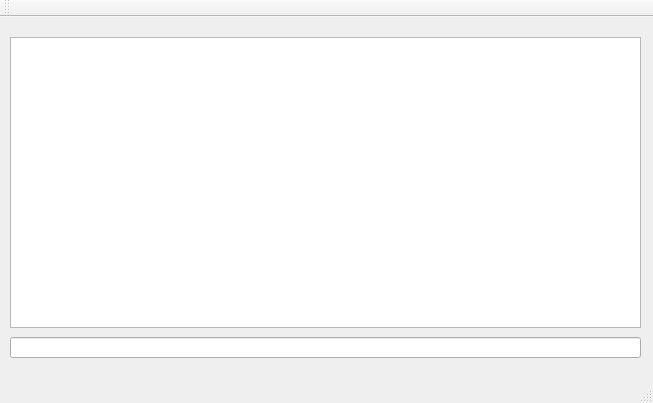
<?xml version="1.0" encoding="UTF-8"?>
<ui version="4.0">
 <class>MainWindow</class>
 <widget class="QMainWindow" name="MainWindow">
  <property name="geometry">
   <rect>
    <x>0</x>
    <y>0</y>
    <width>653</width>
    <height>403</height>
   </rect>
  </property>
  <property name="windowTitle">
   <string>MainWindow</string>
  </property>
  <widget class="QWidget" name="centralWidget">
   <widget class="QListWidget" name="listWidgetInfo">
    <property name="geometry">
     <rect>
      <x>10</x>
      <y>20</y>
      <width>631</width>
      <height>291</height>
     </rect>
    </property>
   </widget>
   <widget class="QLineEdit" name="lineEdit">
    <property name="geometry">
     <rect>
      <x>10</x>
      <y>320</y>
      <width>631</width>
      <height>21</height>
     </rect>
    </property>
   </widget>
  </widget>
  <widget class="QMenuBar" name="menuBar">
   <property name="geometry">
    <rect>
     <x>0</x>
     <y>0</y>
     <width>653</width>
     <height>20</height>
    </rect>
   </property>
  </widget>
  <widget class="QToolBar" name="mainToolBar">
   <attribute name="toolBarArea">
    <enum>TopToolBarArea</enum>
   </attribute>
   <attribute name="toolBarBreak">
    <bool>false</bool>
   </attribute>
  </widget>
  <widget class="QStatusBar" name="statusBar"/>
 </widget>
 <layoutdefault spacing="6" margin="11"/>
 <resources/>
 <connections/>
</ui>
